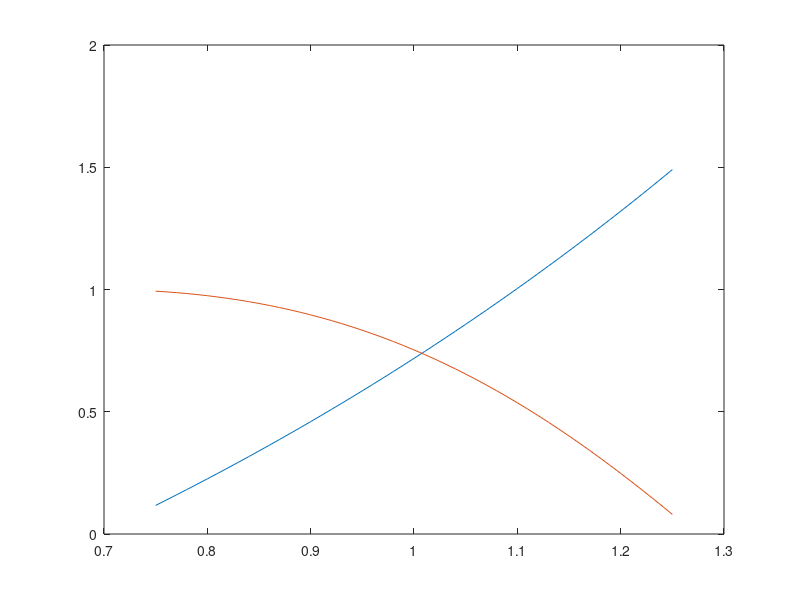

Source code (MATLAB): (Note: this script raises an error after producing the figure.)
format long;

x  =  (0.75:0.01:1.25);
y1 = exp(x)-2;
y2 = cos(exp(x) - 2);
plot(x,y1,x,y2)

bisection(@(x) 2+cos(exp(x)-2)-exp(x) , 0,2, 0.00000001)